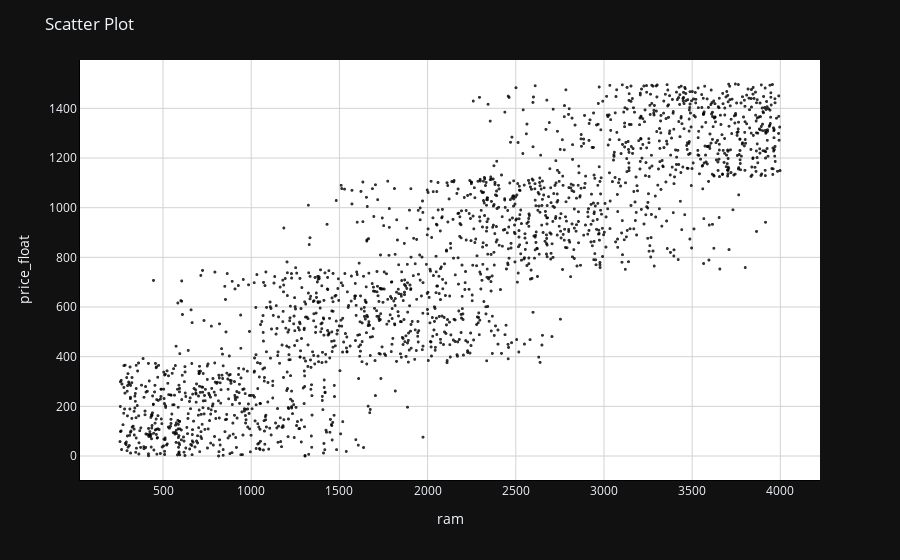

The cell this chart's notebook holds for it:
### Code cell
# Create a scatter plot
fig = px.scatter(df, x=df['ram'], y=df['price_float'],
                 opacity=0.8, color_discrete_sequence=['black'])

# Change chart background color
fig.update_layout(dict(plot_bgcolor = 'white'))

# Update axes lines
fig.update_xaxes(showgrid=True, gridwidth=1, gridcolor='lightgrey',
                 zeroline=True, zerolinewidth=1, zerolinecolor='lightgrey',
                 showline=True, linewidth=1, linecolor='black')

fig.update_yaxes(showgrid=True, gridwidth=1, gridcolor='lightgrey',
                 zeroline=True, zerolinewidth=1, zerolinecolor='lightgrey',
                 showline=True, linewidth=1, linecolor='black')

# Set figure title
fig.update_layout(title_text="Scatter Plot")

# Update marker size
fig.update_traces(marker=dict(size=3))

fig.show()

### Figure 1 — Plotly figure (JSON) as saved in the notebook; plotly's stock layout.template omitted (floating-point values rounded to 4 significant figures; data arrays with more than 128 entries replaced by an {"elided": "..."} marker saying what was removed)
{"data": [{"hovertemplate": "ram=%{x}<br>price_float=%{y}<extra></extra>", "legendgroup": "", "marker": {"color": "black", "opacity": 0.8, "symbol": "circle", "size": 3}, "mode": "markers", "name": "", "showlegend": false, "x": {"elided": "2000 int values"}, "xaxis": "x", "y": {"elided": "2000 float values"}, "yaxis": "y", "type": "scattergl"}], "layout": {"xaxis": {"anchor": "y", "domain": [0.0, 1.0], "title": {"text": "ram"}, "showgrid": true, "gridwidth": 1, "gridcolor": "lightgrey", "zeroline": true, "zerolinewidth": 1, "zerolinecolor": "lightgrey", "showline": true, "linewidth": 1, "linecolor": "black"}, "yaxis": {"anchor": "x", "domain": [0.0, 1.0], "title": {"text": "price_float"}, "showgrid": true, "gridwidth": 1, "gridcolor": "lightgrey", "zeroline": true, "zerolinewidth": 1, "zerolinecolor": "lightgrey", "showline": true, "linewidth": 1, "linecolor": "black"}, "legend": {"tracegroupgap": 0}, "margin": {"t": 60}, "plot_bgcolor": "white", "title": {"text": "Scatter Plot"}}}
